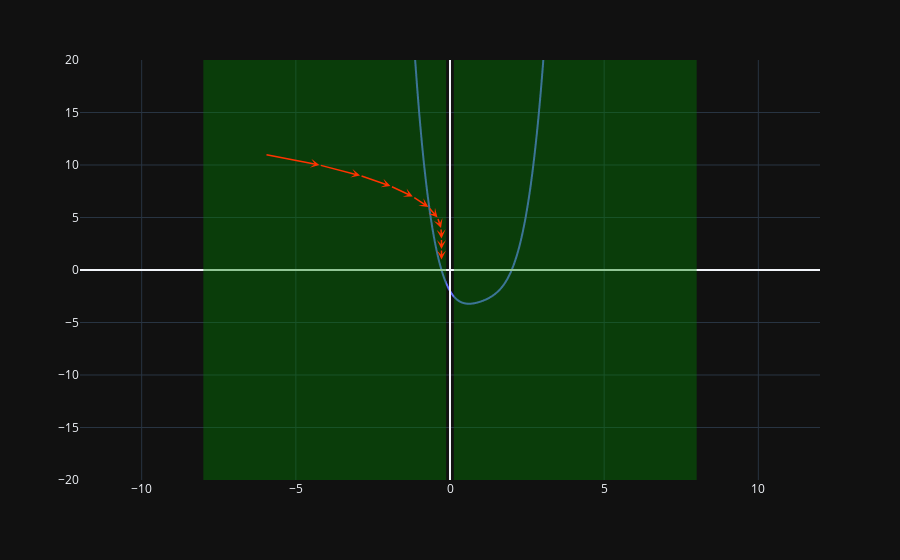

Source (notebook cell):
### Code cell
import numpy as np
import plotly.express as px
import plotly.graph_objects as go
import itertools

P = [-2, -5, 7, -4, 1]
# P = [-6, 11, -6, 1]

def f(p, z):
    return sum([ a * z**k for k, a in enumerate(p)])

def horner_division(p, z):
    y=p[len(p)-1]
    b = [y]
    for a in np.flip(p[0:len(p)-1]):
        term = a +  y * z
        y = term
        b.append(term)
    return np.flip(b)

def horner(p, z):
    alpha=p[len(p)-1]
    beta = 0
    for a in np.flip(p[0:len(p)-1]):
        beta = alpha + z * beta
        alpha = a + z * alpha

    return alpha, beta

precision = 6
def find_root_taylor(p, z):
    z0 = z
    j = 0
    err = 1
    eps = 10 ** -precision
    steps = [z0]
    while j<50 and err > eps:
        alpha, beta = horner(p, z0)
        z1 = z0 - alpha/beta
        err = abs(z1 - z0)
        z0 = z1
        steps.append(z0)
        j = j+1
    print(f"root of {p} near " + "{:.7f}".format(z) + ": " + "{:.7f}".format(z0) + f" (steps: {j})")
    return round(z0, precision-1), steps

def find_roots_taylor(p, z):
    roots = []
    b = p
    for k in range(0, len(p) - 1):
        z0, _ = find_root_taylor(b, z)
        roots.append(z0)
        b = horner_division(b, z0)
        b = b[1:len(b)]
    print(f"All roots: {roots}.")
    return roots

# Z0 = np.linspace(-2, 2, 40)


%run ../print_utils.py
def rho(p):
    a_n = p[len(p)-1]
    max = np.max(p[0:len(p)-2])
    return 1 + abs(a_n**-1)*max

find_roots_taylor(P, 0.15)
numpyroots = np.roots(np.flip(P))
print(f'Numpy roots: {numpyroots}')

printpol(P)

X = np.linspace(-5, 5, 2000)
Y1 = [f(P, x) for x in X]


rho_val = rho(P)
invrho = 0
if rho_val != 0:
    invrho = 1.0/rho_val

printmd(r"\rho=" + str(rho_val))
printmd(r"z_0\in[" + str(invrho) + "," + str(rho_val) + "]")

rootRange = [ invrho, rho_val ]


z0, steps = find_root_taylor(P, -6)
def window(seq, n=2):
    it = iter(seq)
    result = tuple(itertools.islice(it, n))
    if len(result) == n:
        yield result
    for elem in it:
        result = result[1:] + (elem,)
        yield result

all_arrows = [ go.layout.Annotation(dict(
    ax= z[0],
    ay= len(steps) - i,
    xref="x", yref="y",
    text="",
    showarrow=True,
    axref = "x", ayref='y',
    x= z[1],
    y= len(steps) - 1 - i,
    arrowhead = 3,
    arrowwidth=1.5,
    arrowcolor='rgb(255,51,0)',)
) for i, z in enumerate(window(steps, 2)) ]

fig = px.line(x=X, y=Y1, range_y=[-20, 20], range_x=[-rho_val*1.5, 1.5*rho_val])
# fig = px.line(x=X, y=[Y3, Y1, Y2], range_x=[-100,100]) #, range_y=[-100, 100], range_x=[-100, 100])
fig.add_vline(0)
fig.add_hline(0)
fig.add_vrect(x0=-rho_val, x1=-invrho, fillcolor="green", opacity=0.4, line_width=0)
fig.add_vrect(x0=invrho, x1=rho_val, fillcolor="green", opacity=0.4, line_width=0)
fig.update_layout(xaxis_title='', yaxis_title='', annotations = all_arrows)



fig.show()

### Figure 1 — Plotly figure (JSON) as saved in the notebook; plotly's stock layout.template omitted (floating-point values rounded to 4 significant figures; data arrays with more than 128 entries replaced by an {"elided": "..."} marker saying what was removed)
{"data": [{"hovertemplate": "x=%{x}<br>y=%{y}<extra></extra>", "legendgroup": "", "line": {"color": "#636efa", "dash": "solid"}, "marker": {"symbol": "circle"}, "mode": "lines", "name": "", "showlegend": false, "x": {"elided": "2000 float values"}, "xaxis": "x", "y": {"elided": "2000 float values"}, "yaxis": "y", "type": "scattergl"}], "layout": {"xaxis": {"anchor": "y", "domain": [0.0, 1.0], "title": {"text": ""}, "range": [-12.0, 12.0]}, "yaxis": {"anchor": "x", "domain": [0.0, 1.0], "title": {"text": ""}, "range": [-20, 20]}, "legend": {"tracegroupgap": 0}, "margin": {"t": 60}, "shapes": [{"type": "line", "x0": 0, "x1": 0, "xref": "x", "y0": 0, "y1": 1, "yref": "y domain"}, {"type": "line", "x0": 0, "x1": 1, "xref": "x domain", "y0": 0, "y1": 0, "yref": "y"}, {"fillcolor": "green", "line": {"width": 0}, "opacity": 0.4, "type": "rect", "x0": -8.0, "x1": -0.125, "xref": "x", "y0": 0, "y1": 1, "yref": "y domain"}, {"fillcolor": "green", "line": {"width": 0}, "opacity": 0.4, "type": "rect", "x0": 0.125, "x1": 8.0, "xref": "x", "y0": 0, "y1": 1, "yref": "y domain"}], "annotations": [{"arrowcolor": "rgb(255,51,0)", "arrowhead": 3, "arrowwidth": 1.5, "ax": -6, "axref": "x", "ay": 11, "ayref": "y", "showarrow": true, "text": "", "x": -4.238, "xref": "x", "y": 10, "yref": "y"}, {"arrowcolor": "rgb(255,51,0)", "arrowhead": 3, "arrowwidth": 1.5, "ax": -4.238, "axref": "x", "ay": 10, "ayref": "y", "showarrow": true, "text": "", "x": -2.917, "xref": "x", "y": 9, "yref": "y"}, {"arrowcolor": "rgb(255,51,0)", "arrowhead": 3, "arrowwidth": 1.5, "ax": -2.917, "axref": "x", "ay": 9, "ayref": "y", "showarrow": true, "text": "", "x": -1.931, "xref": "x", "y": 8, "yref": "y"}, {"arrowcolor": "rgb(255,51,0)", "arrowhead": 3, "arrowwidth": 1.5, "ax": -1.931, "axref": "x", "ay": 8, "ayref": "y", "showarrow": true, "text": "", "x": -1.207, "xref": "x", "y": 7, "yref": "y"}, {"arrowcolor": "rgb(255,51,0)", "arrowhead": 3, "arrowwidth": 1.5, "ax": -1.207, "axref": "x", "ay": 7, "ayref": "y", "showarrow": true, "text": "", "x": -0.7029, "xref": "x", "y": 6, "yref": "y"}, {"arrowcolor": "rgb(255,51,0)", "arrowhead": 3, "arrowwidth": 1.5, "ax": -0.7029, "axref": "x", "ay": 6, "ayref": "y", "showarrow": true, "text": "", "x": -0.4047, "xref": "x", "y": 5, "yref": "y"}, {"arrowcolor": "rgb(255,51,0)", "arrowhead": 3, "arrowwidth": 1.5, "ax": -0.4047, "axref": "x", "ay": 5, "ayref": "y", "showarrow": true, "text": "", "x": -0.2913, "xref": "x", "y": 4, "yref": "y"}, {"arrowcolor": "rgb(255,51,0)", "arrowhead": 3, "arrowwidth": 1.5, "ax": -0.2913, "axref": "x", "ay": 4, "ayref": "y", "showarrow": true, "text": "", "x": -0.2759, "xref": "x", "y": 3, "yref": "y"}, {"arrowcolor": "rgb(255,51,0)", "arrowhead": 3, "arrowwidth": 1.5, "ax": -0.2759, "axref": "x", "ay": 3, "ayref": "y", "showarrow": true, "text": "", "x": -0.2757, "xref": "x", "y": 2, "yref": "y"}, {"arrowcolor": "rgb(255,51,0)", "arrowhead": 3, "arrowwidth": 1.5, "ax": -0.2757, "axref": "x", "ay": 2, "ayref": "y", "showarrow": true, "text": "", "x": -0.2757, "xref": "x", "y": 1, "yref": "y"}]}}
